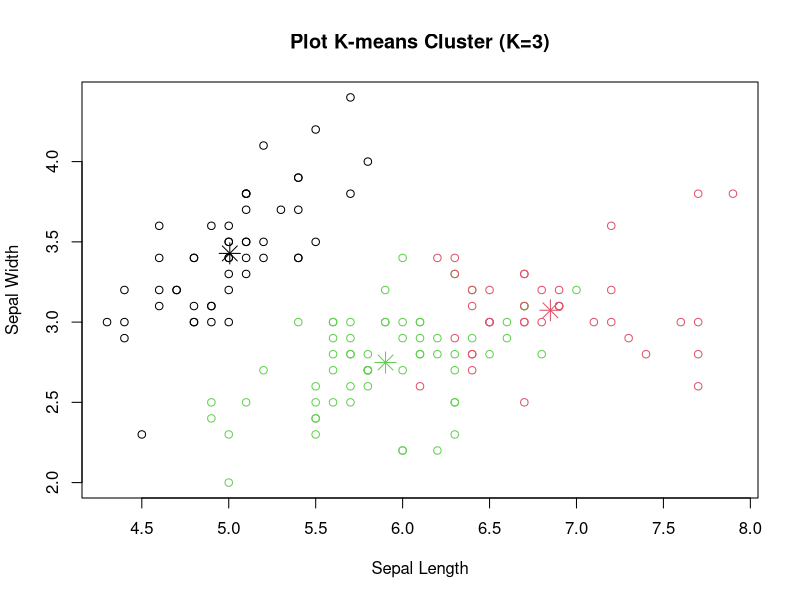
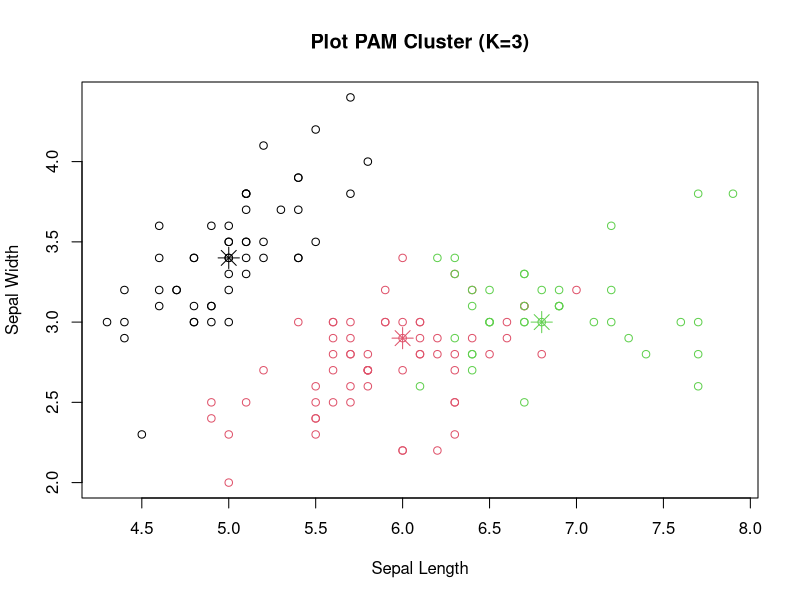
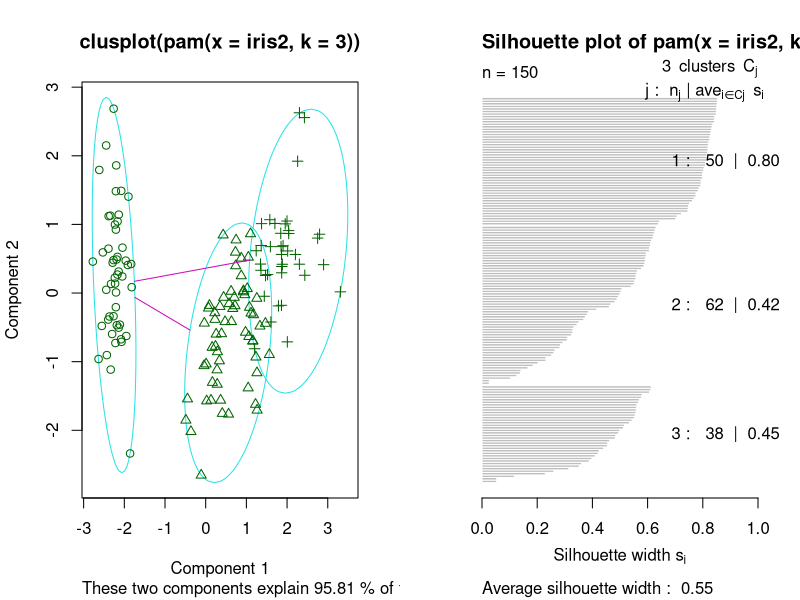
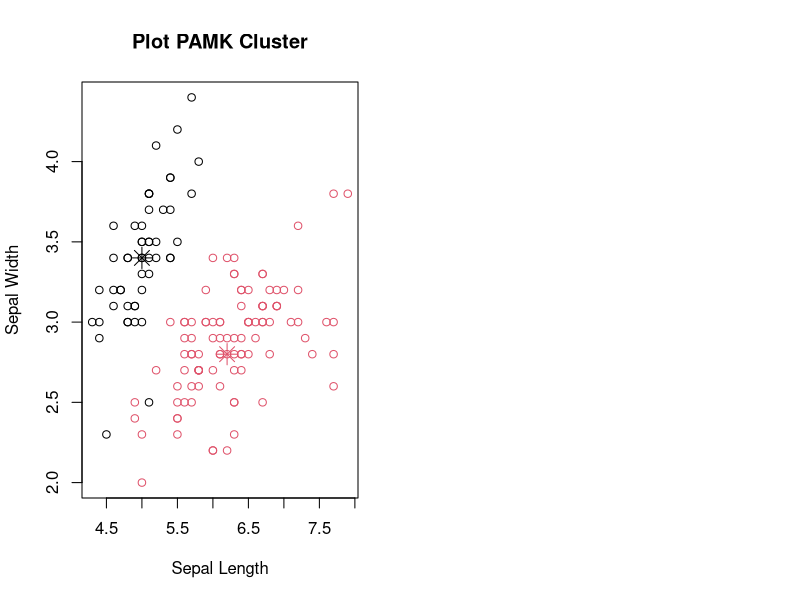
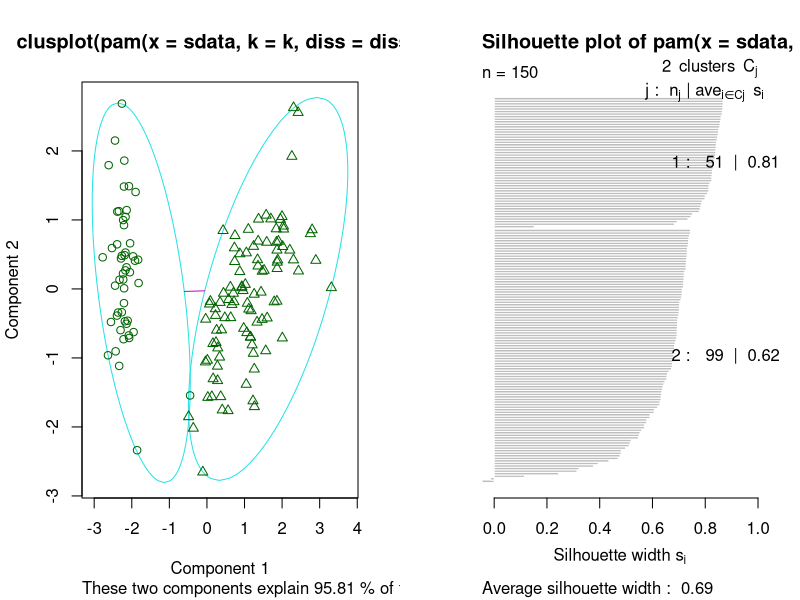
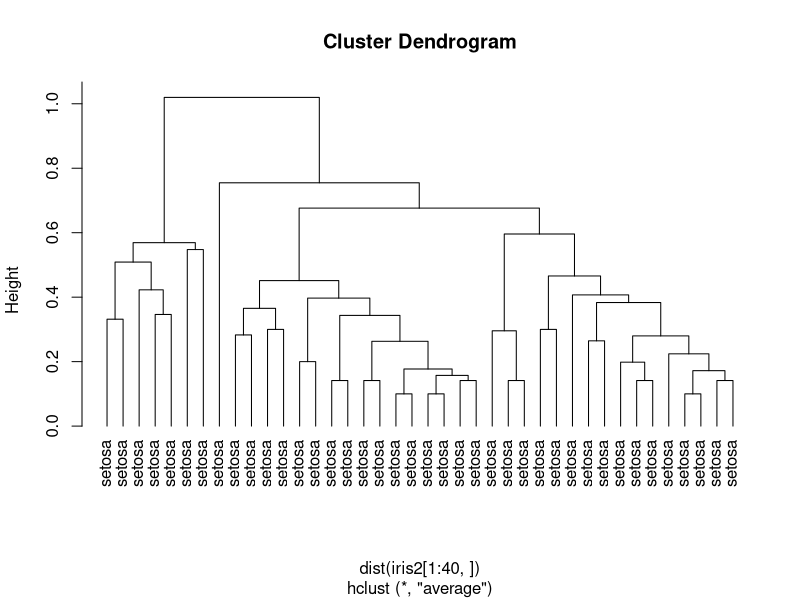

Recreate these plots in R, in order.
#Praktikum 6

#Install Package
library(cluster) #PAM
install.packages("fpc")
library(fpc) #PAMK

View(iris)
iris2 <- iris
iris2$Species <- NULL

#1. Kmeans Clustering
set.seed(8)
kmeans_clust <- kmeans(iris2, 3)

table(iris$Species, kmeans_clust$cluster) 
#Kluster 1 : kelompok dengan dua spesies yang berbeda
#Kluster 2 : kelompok yang didominasi oleh spesies virginica
#Kluster 3 : kelompok hanya berisi spesies setosa

plot(x = iris2$Sepal.Length, 
     y = iris2$Sepal.Width, 
     col = kmeans_clust$cluster,
     main = "Plot K-means Cluster (K=3)",
     xlab = "Sepal Length",
     ylab = "Sepal Width")

points(kmeans_clust$centers[,c("Sepal.Length", "Sepal.Width")],
       col = 1:3,
       pch = 8,
       cex = 2)

#2. KMedoid Clustering

#PAM
set.seed(8)
pam_clust <- pam(iris2, 3)

table(iris$Species, pam_clust$clustering)

plot(x = iris2$Sepal.Length, 
     y = iris2$Sepal.Width,
     col = pam_clust$clustering,
     main = "Plot PAM Cluster (K=3)",
     xlab = "Sepal Length",
     ylab = "Sepal Width")

points(pam_clust$medoids[,c("Sepal.Length", "Sepal.Width")],
       col = 1:3,
       pch = 8,
       cex = 2)

par(mfrow = c(1,2))
plot(pam_clust)

#PAMK
set.seed(8)
pamk_clust <- pamk(iris2)
pamk_clust$pamobject$medoids

table(iris$Species, pamk_clust$pamobject$clustering)

plot(x = iris2$Sepal.Length, 
     y = iris2$Sepal.Width,
     col = pamk_clust$pamobject$clustering,
     main = "Plot PAMK Cluster",
     xlab = "Sepal Length",
     ylab = "Sepal Width")

points(pamk_clust$pamobject$medoids[,c("Sepal.Length", "Sepal.Width")],
       col = 1:3,
       pch = 8,
       cex = 2)

par(mfrow = c(1,2))
plot(pamk_clust$pamobject)

#3. Hierarchical Clustering
set.seed(8)
hirarki_clust <- hclust(dist(iris2[1:40,]), method = "ave")
?hclust
layout(matrix(1))
plot(hirarki_clust, hang = -1, label = iris$Species[1:40])
